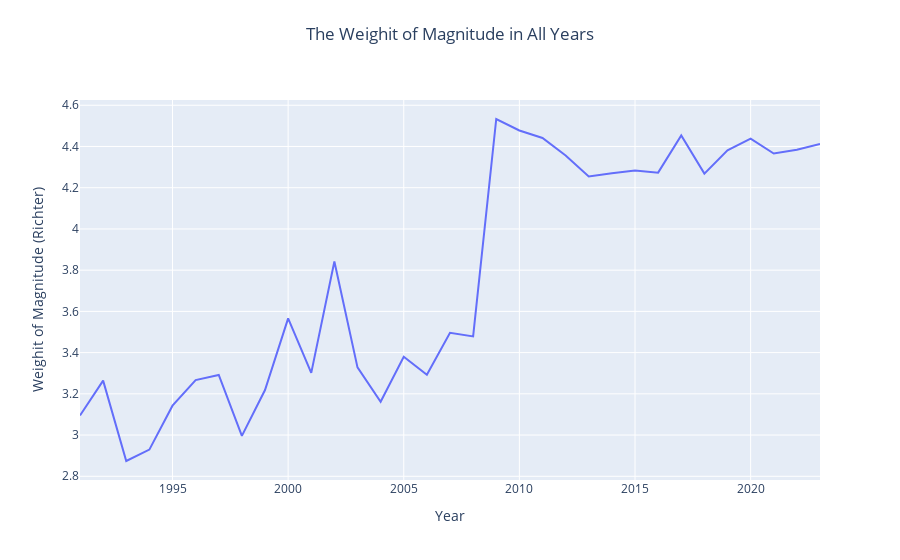

Source (notebook cell):
### Markdown cell above
# Q2: Is the pattern of magnitudes constant or variable, and how does it appear?

### Code cell
fig = px.line(df_weighit, x='Year', y='Weighit',
             labels={'Year': 'Year', 'Weighit': 'Weighit of Magnitude (Richter)'},
             title='The Weighit of Magnitude in All Years')

fig.update_layout( 
    title=dict(
        text='The Weighit of Magnitude in All Years',
        x=0.5,
        y=0.95,
    ),
)

fig.show()

### Figure 1 — Plotly figure (JSON) as saved in the notebook; plotly's stock layout.template omitted (floating-point values rounded to 4 significant figures)
{"data": [{"hovertemplate": "Year=%{x}<br>Weighit of Magnitude (Richter)=%{y}<extra></extra>", "legendgroup": "", "line": {"color": "#636efa", "dash": "solid"}, "marker": {"symbol": "circle"}, "mode": "lines", "name": "", "orientation": "v", "showlegend": false, "type": "scatter", "x": [1991, 1992, 1993, 1994, 1995, 1996, 1997, 1998, 1999, 2000, 2001, 2002, 2003, 2004, 2005, 2006, 2007, 2008, 2009, 2010, 2011, 2012, 2013, 2014, 2015, 2016, 2017, 2018, 2019, 2020, 2021, 2022, 2023], "xaxis": "x", "y": [3.095, 3.264, 2.874, 2.929, 3.143, 3.267, 3.292, 2.996, 3.219, 3.566, 3.302, 3.842, 3.328, 3.162, 3.38, 3.292, 3.496, 3.479, 4.533, 4.478, 4.441, 4.356, 4.254, 4.271, 4.283, 4.273, 4.453, 4.268, 4.381, 4.438, 4.366, 4.384, 4.413], "yaxis": "y"}], "layout": {"legend": {"tracegroupgap": 0}, "title": {"text": "The Weighit of Magnitude in All Years", "x": 0.5, "y": 0.95}, "xaxis": {"anchor": "y", "domain": [0, 1], "title": {"text": "Year"}}, "yaxis": {"anchor": "x", "domain": [0, 1], "title": {"text": "Weighit of Magnitude (Richter)"}}}}
